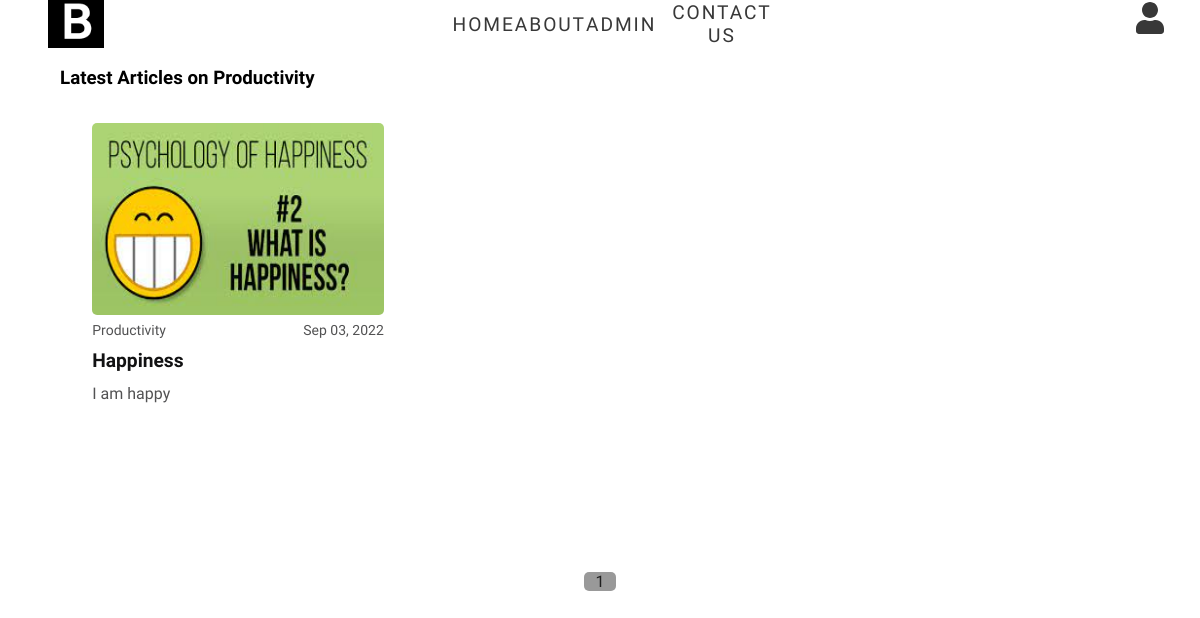
The app's page /category/Productivity with its own data.
### Blog/models.py (models this page shows, shortened)
class Post(models.Model):
    CATEGORY = (
			('Travel', 'Travel'),
			('Entertainment', 'Entertainment'),
            ('Technology', 'Technology'),
            ('Climate Change', 'Climate Change'),
            ('Fashion','Fashion'),
            ('Health','Health'),
            ('Productivity','Productivity'),
			)
    author = models.ForeignKey(User,
            on_delete=models.CASCADE,
            related_name='blog_posts')
    title = models.CharField(max_length=500)
    body = RichTextField(blank=True, null=True)
    date = models.DateTimeField(default = timezone.now)
    image = models.ImageField(upload_to ='uplodes',blank = False)
    category = models.CharField(max_length=200, choices=CATEGORY)
    likes = ManyToManyField(User, related_name='post_like', blank=True)

### Blog/views.py (the view)
# urls.py: path('category/<str:pk>',views.categories, name='category'),
def categories(request, pk):
    category = str(pk)
    posts = Post.objects.filter(category = pk).order_by('-date')
    p = Paginator(posts, 6)
    page_number = request.GET.get('page')
    try:
        page_obj = p.get_page(page_number)
    except PageNotAnInteger:
        page_obj = p.page(1)
    except EmptyPage:
        page_obj = p.page(p.num_pages)
    return render(request, 'Blog/category.html', {'page_obj': page_obj, 'category': category})

### Blog/templates/Blog/category.html (shortened to what this page needs)
{% extends "Blog/index.html" %}
{% load static %}
{% block contact %}
<div class="contant">
    <h3>Latest Articles on {{category}} </h3>
    <div class="posts" id="posts">
        {% for post in page_obj.object_list %}
        <div class="post-section">
                <a class="post-link" href="{% url 'view_post' post.id %}">
                <img class="post-image-home" src="{{post.image.url}}">
                <div class="date-cat">
                    <small>{{post.category}}</small>
                    <small>{{post.date | date:'M d, Y'}}</small>
                </div>
                <p class="title-home">{{post.title}}</p>
                <div class="post-body-home">
                    <p>{{post.body | safe}}</p>
                </div>
                </a>
        </div>
        {% endfor %}
    </div>
    <div class="paggination">
        <span class="page-num" >{{page_obj.number}}</span>
    </div>
</div>
{% endblock %}

### Blog/static/Blog/css/home_index.css (style rules this page uses)
html { scroll-behavior: smooth; }
body { margin: 0; padding: 0; font-family: 'Catamaran', sans-serif; height: 100vh; }
.contant { margin: 0 auto; width: 90%; position: relative; margin-bottom: 3rem; }
.posts { display: flex; flex-wrap: wrap; margin: 0 auto; justify-content: start; align-items: center; margin-top: 1rem; }
.post-section { width: 30%; height: 25rem; padding: 1rem; margin-bottom: 3%; line-height: 130%; }
.post-image-home { width: 90%; height: 12rem; margin: 0 auto; border-radius: 5px; display: block; }
.date-cat { display: flex; justify-content: space-between; width: 90%; padding: 0.3rem 0; margin: 0 auto; }
.date-cat small { font-size: 14px; font-weight: 300; color: #525253; }
.title-home { width: 90%; text-align: justify; font-size: 1.2rem; font-weight: 600; color: #121213; margin: 0.3rem auto; }
.post-body-home { text-align: justify; height: 5.5rem; overflow: hidden; text-overflow: ellipsis; display: -webkit-box; -webkit-line-clamp: 3; -webkit-box-orient: vertical; }
.post-body-home p { width: 90%; color: #525253; font-weight: 300; margin: 0.5rem auto; }
.post-link { text-decoration: none; }
.paggination { width: min-content; display: flex; margin: 0 auto; justify-content: space-between; margin-bottom: 5rem; }
.page-num { background-color: #999999; width: 2rem; display: flex; align-items: center; justify-content: center; border-radius: 5px; color: #1f1f1f; margin: 0 1rem; }

### records on screen
Post: category "Productivity", image (picture), date "Sep 03, 2022", title "Happiness", body "I am happy"

### other values on screen
{{ page_obj.number }} "1"
